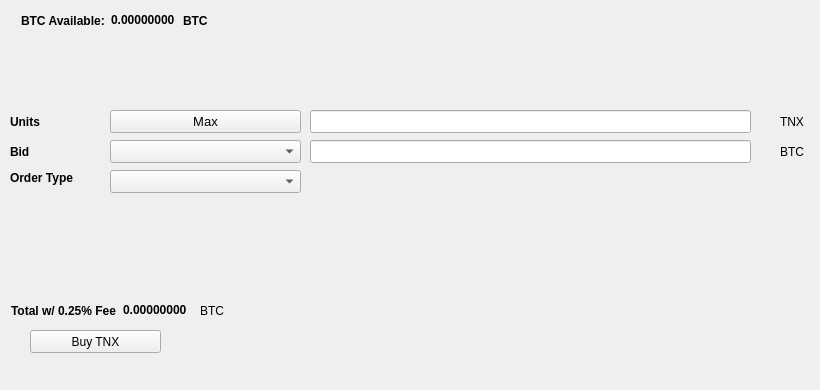
   <widget class="QWidget" name="BuyTab">
    <attribute name="title">
     <string>Buy</string>
    </attribute>
    <widget class="QPushButton" name="BuyTNX">
     <property name="geometry">
      <rect>
       <x>30</x>
       <y>330</y>
       <width>131</width>
       <height>23</height>
      </rect>
     </property>
     <property name="text">
      <string>Buy TNX</string>
     </property>
     <property name="icon">
      <iconset resource="../TNX.qrc">
       <normaloff>:/icons/bitcoin</normaloff>:/icons/bitcoin</iconset>
     </property>
    </widget>
    <widget class="QLabel" name="label_3">
     <property name="geometry">
      <rect>
       <x>10</x>
       <y>110</y>
       <width>46</width>
       <height>23</height>
      </rect>
     </property>
     <property name="font">
      <font>
       <weight>75</weight>
       <bold>true</bold>
      </font>
     </property>
     <property name="text">
      <string>Units</string>
     </property>
    </widget>
    <widget class="QLineEdit" name="UnitsInput">
     <property name="geometry">
      <rect>
       <x>310</x>
       <y>110</y>
       <width>441</width>
       <height>23</height>
      </rect>
     </property>
     <property name="font">
      <font>
       <pointsize>9</pointsize>
       <weight>75</weight>
       <bold>true</bold>
      </font>
     </property>
    </widget>
    <widget class="QLineEdit" name="BuyBidPriceEdit">
     <property name="geometry">
      <rect>
       <x>310</x>
       <y>140</y>
       <width>441</width>
       <height>23</height>
      </rect>
     </property>
     <property name="font">
      <font>
       <pointsize>9</pointsize>
       <weight>75</weight>
       <bold>true</bold>
      </font>
     </property>
    </widget>
    <widget class="QLabel" name="label_4">
     <property name="geometry">
      <rect>
       <x>780</x>
       <y>110</y>
       <width>31</width>
       <height>23</height>
      </rect>
     </property>
     <property name="text">
      <string>TNX</string>
     </property>
    </widget>
    <widget class="QLabel" name="label_5">
     <property name="geometry">
      <rect>
       <x>780</x>
       <y>140</y>
       <width>31</width>
       <height>23</height>
      </rect>
     </property>
     <property name="text">
      <string>BTC</string>
     </property>
    </widget>
    <widget class="QLabel" name="label_6">
     <property name="geometry">
      <rect>
       <x>10</x>
       <y>140</y>
       <width>46</width>
       <height>23</height>
      </rect>
     </property>
     <property name="font">
      <font>
       <weight>75</weight>
       <bold>true</bold>
      </font>
     </property>
     <property name="text">
      <string>Bid</string>
     </property>
    </widget>
    <widget class="QLabel" name="label_7">
     <property name="geometry">
      <rect>
       <x>10</x>
       <y>170</y>
       <width>91</width>
       <height>16</height>
      </rect>
     </property>
     <property name="font">
      <font>
       <weight>75</weight>
       <bold>true</bold>
      </font>
     </property>
     <property name="text">
      <string>Order Type</string>
     </property>
    </widget>
    <widget class="QPushButton" name="Buy_Max_Amount">
     <property name="geometry">
      <rect>
       <x>110</x>
       <y>110</y>
       <width>191</width>
       <height>23</height>
      </rect>
     </property>
     <property name="font">
      <font>
       <pointsize>10</pointsize>
      </font>
     </property>
     <property name="text">
      <string>Max</string>
     </property>
    </widget>
    <widget class="QComboBox" name="BuyBidcomboBox">
     <property name="geometry">
      <rect>
       <x>110</x>
       <y>140</y>
       <width>191</width>
       <height>23</height>
      </rect>
     </property>
     <property name="font">
      <font>
       <pointsize>10</pointsize>
      </font>
     </property>
    </widget>
    <widget class="QComboBox" name="buyOrdertypeCombo">
     <property name="geometry">
      <rect>
       <x>110</x>
       <y>170</y>
       <width>191</width>
       <height>23</height>
      </rect>
     </property>
     <property name="font">
      <font>
       <pointsize>10</pointsize>
      </font>
     </property>
    </widget>
    <widget class="QWidget" name="layoutWidget1">
     <property name="geometry">
      <rect>
       <x>21</x>
       <y>11</y>
       <width>227</width>
       <height>19</height>
      </rect>
     </property>
     <layout class="QHBoxLayout" name="horizontalLayout_3">
      <item>
       <widget class="QLabel" name="label232">
        <property name="font">
         <font>
          <weight>75</weight>
          <bold>true</bold>
         </font>
        </property>
        <property name="text">
         <string>BTC Available:</string>
        </property>
       </widget>
      </item>
      <item>
       <widget class="QLabel" name="BtcAvailableLbl">
        <property name="palette">
         <palette>
          <active>
           <colorrole role="WindowText">
            <brush brushstyle="SolidPattern">
             <color alpha="255">
              <red>0</red>
              <green>0</green>
              <blue>0</blue>
             </color>
            </brush>
           </colorrole>
           <colorrole role="Button">
            <brush brushstyle="SolidPattern">
             <color alpha="255">
              <red>0</red>
              <green>170</green>
              <blue>0</blue>
             </color>
            </brush>
           </colorrole>
           <colorrole role="Light">
            <brush brushstyle="SolidPattern">
             <color alpha="255">
              <red>0</red>
              <green>255</green>
              <blue>0</blue>
             </color>
            </brush>
           </colorrole>
           <colorrole role="Midlight">
            <brush brushstyle="SolidPattern">
             <color alpha="255">
              <red>0</red>
              <green>212</green>
              <blue>0</blue>
             </color>
            </brush>
           </colorrole>
           <colorrole role="Dark">
            <brush brushstyle="SolidPattern">
             <color alpha="255">
              <red>0</red>
              <green>85</green>
              <blue>0</blue>
             </color>
            </brush>
           </colorrole>
           <colorrole role="Mid">
            <brush brushstyle="SolidPattern">
             <color alpha="255">
              <red>0</red>
              <green>113</green>
              <blue>0</blue>
             </color>
            </brush>
           </colorrole>
           <colorrole role="Text">
            <brush brushstyle="SolidPattern">
             <color alpha="255">
              <red>0</red>
              <green>170</green>
              <blue>0</blue>
             </color>
            </brush>
           </colorrole>
           <colorrole role="BrightText">
            <brush brushstyle="SolidPattern">
             <color alpha="255">
              <red>255</red>
              <green>255</green>
              <blue>255</blue>
             </color>
            </brush>
           </colorrole>
           <colorrole role="ButtonText">
            <brush brushstyle="SolidPattern">
             <color alpha="255">
              <red>0</red>
              <green>0</green>
              <blue>0</blue>
             </color>
            </brush>
           </colorrole>
           <colorrole role="Base">
            <brush brushstyle="SolidPattern">
             <color alpha="255">
              <red>255</red>
              <green>255</green>
              <blue>255</blue>
             </color>
            </brush>
           </colorrole>
           <colorrole role="Window">
            <brush brushstyle="SolidPattern">
             <color alpha="255">
              <red>0</red>
              <green>170</green>
              <blue>0</blue>
             </color>
            </brush>
           </colorrole>
           <colorrole role="Shadow">
            <brush brushstyle="SolidPattern">
             <color alpha="255">
              <red>0</red>
              <green>0</green>
              <blue>0</blue>
             </color>
            </brush>
           </colorrole>
           <colorrole role="AlternateBase">
            <brush brushstyle="SolidPattern">
             <color alpha="255">
              <red>127</red>
              <green>212</green>
              <blue>127</blue>
             </color>
            </brush>
           </colorrole>
           <colorrole role="ToolTipBase">
            <brush brushstyle="SolidPattern">
             <color alpha="255">
              <red>255</red>
              <green>255</green>
              <blue>220</blue>
             </color>
            </brush>
           </colorrole>
           <colorrole role="ToolTipText">
            <brush brushstyle="SolidPattern">
             <color alpha="255">
              <red>0</red>
              <green>0</green>
              <blue>0</blue>
             </color>
            </brush>
           </colorrole>
          </active>
          <inactive>
           <colorrole role="WindowText">
            <brush brushstyle="SolidPattern">
             <color alpha="255">
              <red>0</red>
              <green>0</green>
              <blue>0</blue>
             </color>
            </brush>
           </colorrole>
           <colorrole role="Button">
            <brush brushstyle="SolidPattern">
             <color alpha="255">
              <red>0</red>
              <green>170</green>
              <blue>0</blue>
             </color>
            </brush>
           </colorrole>
           <colorrole role="Light">
            <brush brushstyle="SolidPattern">
             <color alpha="255">
              <red>0</red>
              <green>255</green>
              <blue>0</blue>
             </color>
            </brush>
           </colorrole>
           <colorrole role="Midlight">
            <brush brushstyle="SolidPattern">
             <color alpha="255">
              <red>0</red>
              <green>212</green>
              <blue>0</blue>
             </color>
            </brush>
           </colorrole>
           <colorrole role="Dark">
            <brush brushstyle="SolidPattern">
             <color alpha="255">
              <red>0</red>
              <green>85</green>
              <blue>0</blue>
             </color>
            </brush>
           </colorrole>
           <colorrole role="Mid">
            <brush brushstyle="SolidPattern">
             <color alpha="255">
              <red>0</red>
              <green>113</green>
              <blue>0</blue>
             </color>
            </brush>
           </colorrole>
           <colorrole role="Text">
            <brush brushstyle="SolidPattern">
             <color alpha="255">
              <red>0</red>
              <green>170</green>
              <blue>0</blue>
             </color>
            </brush>
           </colorrole>
           <colorrole role="BrightText">
            <brush brushstyle="SolidPattern">
             <color alpha="255">
              <red>255</red>
              <green>255</green>
              <blue>255</blue>
             </color>
            </brush>
           </colorrole>
           <colorrole role="ButtonText">
            <brush brushstyle="SolidPattern">
             <color alpha="255">
              <red>0</red>
              <green>0</green>
              <blue>0</blue>
             </color>
            </brush>
           </colorrole>
           <colorrole role="Base">
            <brush brushstyle="SolidPattern">
             <color alpha="255">
              <red>255</red>
              <green>255</green>
              <blue>255</blue>
             </color>
            </brush>
           </colorrole>
           <colorrole role="Window">
            <brush brushstyle="SolidPattern">
             <color alpha="255">
              <red>0</red>
              <green>170</green>
              <blue>0</blue>
             </color>
            </brush>
           </colorrole>
           <colorrole role="Shadow">
            <brush brushstyle="SolidPattern">
             <color alpha="255">
              <red>0</red>
              <green>0</green>
              <blue>0</blue>
             </color>
            </brush>
           </colorrole>
           <colorrole role="AlternateBase">
            <brush brushstyle="SolidPattern">
             <color alpha="255">
              <red>127</red>
              <green>212</green>
              <blue>127</blue>
             </color>
            </brush>
           </colorrole>
           <colorrole role="ToolTipBase">
            <brush brushstyle="SolidPattern">
             <color alpha="255">
              <red>255</red>
              <green>255</green>
              <blue>220</blue>
             </color>
            </brush>
           </colorrole>
           <colorrole role="ToolTipText">
            <brush brushstyle="SolidPattern">
             <color alpha="255">
              <red>0</red>
              <green>0</green>
              <blue>0</blue>
             </color>
            </brush>
           </colorrole>
          </inactive>
          <disabled>
           <colorrole role="WindowText">
            <brush brushstyle="SolidPattern">
             <color alpha="255">
              <red>0</red>
              <green>85</green>
              <blue>0</blue>
             </color>
            </brush>
           </colorrole>
           <colorrole role="Button">
            <brush brushstyle="SolidPattern">
             <color alpha="255">
              <red>0</red>
              <green>170</green>
              <blue>0</blue>
             </color>
            </brush>
           </colorrole>
           <colorrole role="Light">
            <brush brushstyle="SolidPattern">
             <color alpha="255">
              <red>0</red>
              <green>255</green>
              <blue>0</blue>
             </color>
            </brush>
           </colorrole>
           <colorrole role="Midlight">
            <brush brushstyle="SolidPattern">
             <color alpha="255">
              <red>0</red>
              <green>212</green>
              <blue>0</blue>
             </color>
            </brush>
           </colorrole>
           <colorrole role="Dark">
            <brush brushstyle="SolidPattern">
             <color alpha="255">
              <red>0</red>
              <green>85</green>
              <blue>0</blue>
             </color>
            </brush>
           </colorrole>
           <colorrole role="Mid">
            <brush brushstyle="SolidPattern">
             <color alpha="255">
              <red>0</red>
              <green>113</green>
              <blue>0</blue>
             </color>
            </brush>
           </colorrole>
           <colorrole role="Text">
            <brush brushstyle="SolidPattern">
             <color alpha="255">
              <red>0</red>
              <green>85</green>
              <blue>0</blue>
             </color>
            </brush>
           </colorrole>
           <colorrole role="BrightText">
            <brush brushstyle="SolidPattern">
             <color alpha="255">
              <red>255</red>
              <green>255</green>
              <blue>255</blue>
             </color>
            </brush>
           </colorrole>
           <colorrole role="ButtonText">
            <brush brushstyle="SolidPattern">
             <color alpha="255">
              <red>0</red>
              <green>85</green>
              <blue>0</blue>
             </color>
            </brush>
           </colorrole>
           <colorrole role="Base">
            <brush brushstyle="SolidPattern">
             <color alpha="255">
              <red>0</red>
              <green>170</green>
              <blue>0</blue>
             </color>
            </brush>
           </colorrole>
           <colorrole role="Window">
            <brush brushstyle="SolidPattern">
             <color alpha="255">
              <red>0</red>
              <green>170</green>
              <blue>0</blue>
             </color>
            </brush>
           </colorrole>
           <colorrole role="Shadow">
            <brush brushstyle="SolidPattern">
             <color alpha="255">
              <red>0</red>
              <green>0</green>
              <blue>0</blue>
             </color>
            </brush>
           </colorrole>
           <colorrole role="AlternateBase">
            <brush brushstyle="SolidPattern">
             <color alpha="255">
              <red>0</red>
              <green>170</green>
              <blue>0</blue>
             </color>
            </brush>
           </colorrole>
           <colorrole role="ToolTipBase">
            <brush brushstyle="SolidPattern">
             <color alpha="255">
              <red>255</red>
              <green>255</green>
              <blue>220</blue>
             </color>
            </brush>
           </colorrole>
           <colorrole role="ToolTipText">
            <brush brushstyle="SolidPattern">
             <color alpha="255">
              <red>0</red>
              <green>0</green>
              <blue>0</blue>
             </color>
            </brush>
           </colorrole>
          </disabled>
         </palette>
        </property>
        <property name="font">
         <font>
          <weight>75</weight>
          <bold>true</bold>
         </font>
        </property>
        <property name="text">
         <string>0.00000000</string>
        </property>
        <property name="textInteractionFlags">
         <set>Qt::LinksAccessibleByMouse|Qt::TextSelectableByKeyboard|Qt::TextSelectableByMouse</set>
        </property>
       </widget>
      </item>
      <item>
       <widget class="QLabel" name="BtcAvailableLbl_2">
        <property name="font">
         <font>
          <weight>75</weight>
          <bold>true</bold>
         </font>
        </property>
        <property name="text">
         <string>BTC</string>
        </property>
       </widget>
      </item>
     </layout>
    </widget>
    <widget class="QWidget" name="layoutWidge2">
     <property name="geometry">
      <rect>
       <x>11</x>
       <y>301</y>
       <width>259</width>
       <height>19</height>
      </rect>
     </property>
     <layout class="QHBoxLayout" name="horizontalLayout_4">
      <item>
       <widget class="QLabel" name="label_9">
        <property name="font">
         <font>
          <weight>75</weight>
          <bold>true</bold>
         </font>
        </property>
        <property name="text">
         <string>Total w/ 0.25% Fee</string>
        </property>
       </widget>
      </item>
      <item>
       <widget class="QLabel" name="BuyCostLabel">
        <property name="palette">
         <palette>
          <active>
           <colorrole role="WindowText">
            <brush brushstyle="SolidPattern">
             <color alpha="255">
              <red>0</red>
              <green>0</green>
              <blue>0</blue>
             </color>
            </brush>
           </colorrole>
           <colorrole role="Button">
            <brush brushstyle="SolidPattern">
             <color alpha="255">
              <red>0</red>
              <green>170</green>
              <blue>0</blue>
             </color>
            </brush>
           </colorrole>
           <colorrole role="Light">
            <brush brushstyle="SolidPattern">
             <color alpha="255">
              <red>0</red>
              <green>255</green>
              <blue>0</blue>
             </color>
            </brush>
           </colorrole>
           <colorrole role="Midlight">
            <brush brushstyle="SolidPattern">
             <color alpha="255">
              <red>0</red>
              <green>212</green>
              <blue>0</blue>
             </color>
            </brush>
           </colorrole>
           <colorrole role="Dark">
            <brush brushstyle="SolidPattern">
             <color alpha="255">
              <red>0</red>
              <green>85</green>
              <blue>0</blue>
             </color>
            </brush>
           </colorrole>
           <colorrole role="Mid">
            <brush brushstyle="SolidPattern">
             <color alpha="255">
              <red>0</red>
              <green>113</green>
              <blue>0</blue>
             </color>
            </brush>
           </colorrole>
           <colorrole role="Text">
            <brush brushstyle="SolidPattern">
             <color alpha="255">
              <red>0</red>
              <green>170</green>
              <blue>0</blue>
             </color>
            </brush>
           </colorrole>
           <colorrole role="BrightText">
            <brush brushstyle="SolidPattern">
             <color alpha="255">
              <red>255</red>
              <green>255</green>
              <blue>255</blue>
             </color>
            </brush>
           </colorrole>
           <colorrole role="ButtonText">
            <brush brushstyle="SolidPattern">
             <color alpha="255">
              <red>0</red>
              <green>0</green>
              <blue>0</blue>
             </color>
            </brush>
           </colorrole>
           <colorrole role="Base">
            <brush brushstyle="SolidPattern">
             <color alpha="255">
              <red>255</red>
              <green>255</green>
              <blue>255</blue>
             </color>
            </brush>
           </colorrole>
           <colorrole role="Window">
            <brush brushstyle="SolidPattern">
             <color alpha="255">
              <red>0</red>
              <green>170</green>
              <blue>0</blue>
             </color>
            </brush>
           </colorrole>
           <colorrole role="Shadow">
            <brush brushstyle="SolidPattern">
             <color alpha="255">
              <red>0</red>
              <green>0</green>
              <blue>0</blue>
             </color>
            </brush>
           </colorrole>
           <colorrole role="AlternateBase">
            <brush brushstyle="SolidPattern">
             <color alpha="255">
              <red>127</red>
              <green>212</green>
              <blue>127</blue>
             </color>
            </brush>
           </colorrole>
           <colorrole role="ToolTipBase">
            <brush brushstyle="SolidPattern">
             <color alpha="255">
              <red>255</red>
              <green>255</green>
              <blue>220</blue>
             </color>
            </brush>
           </colorrole>
           <colorrole role="ToolTipText">
            <brush brushstyle="SolidPattern">
             <color alpha="255">
              <red>0</red>
              <green>0</green>
              <blue>0</blue>
             </color>
            </brush>
           </colorrole>
          </active>
          <inactive>
           <colorrole role="WindowText">
            <brush brushstyle="SolidPattern">
             <color alpha="255">
              <red>0</red>
              <green>0</green>
              <blue>0</blue>
             </color>
            </brush>
           </colorrole>
           <colorrole role="Button">
            <brush brushstyle="SolidPattern">
             <color alpha="255">
              <red>0</red>
              <green>170</green>
              <blue>0</blue>
             </color>
            </brush>
           </colorrole>
           <colorrole role="Light">
            <brush brushstyle="SolidPattern">
             <color alpha="255">
              <red>0</red>
              <green>255</green>
              <blue>0</blue>
             </color>
            </brush>
           </colorrole>
           <colorrole role="Midlight">
            <brush brushstyle="SolidPattern">
             <color alpha="255">
              <red>0</red>
              <green>212</green>
              <blue>0</blue>
             </color>
            </brush>
           </colorrole>
           <colorrole role="Dark">
            <brush brushstyle="SolidPattern">
             <color alpha="255">
              <red>0</red>
              <green>85</green>
              <blue>0</blue>
             </color>
            </brush>
           </colorrole>
           <colorrole role="Mid">
            <brush brushstyle="SolidPattern">
             <color alpha="255">
              <red>0</red>
              <green>113</green>
              <blue>0</blue>
             </color>
            </brush>
           </colorrole>
           <colorrole role="Text">
            <brush brushstyle="SolidPattern">
             <color alpha="255">
              <red>0</red>
              <green>170</green>
              <blue>0</blue>
             </color>
            </brush>
           </colorrole>
           <colorrole role="BrightText">
            <brush brushstyle="SolidPattern">
             <color alpha="255">
              <red>255</red>
              <green>255</green>
              <blue>255</blue>
             </color>
            </brush>
           </colorrole>
           <colorrole role="ButtonText">
            <brush brushstyle="SolidPattern">
             <color alpha="255">
              <red>0</red>
              <green>0</green>
              <blue>0</blue>
             </color>
            </brush>
           </colorrole>
           <colorrole role="Base">
            <brush brushstyle="SolidPattern">
             <color alpha="255">
              <red>255</red>
              <green>255</green>
              <blue>255</blue>
             </color>
            </brush>
           </colorrole>
           <colorrole role="Window">
            <brush brushstyle="SolidPattern">
             <color alpha="255">
              <red>0</red>
              <green>170</green>
              <blue>0</blue>
             </color>
            </brush>
           </colorrole>
           <colorrole role="Shadow">
            <brush brushstyle="SolidPattern">
             <color alpha="255">
              <red>0</red>
              <green>0</green>
              <blue>0</blue>
             </color>
            </brush>
           </colorrole>
           <colorrole role="AlternateBase">
            <brush brushstyle="SolidPattern">
             <color alpha="255">
              <red>127</red>
              <green>212</green>
              <blue>127</blue>
             </color>
            </brush>
           </colorrole>
           <colorrole role="ToolTipBase">
            <brush brushstyle="SolidPattern">
             <color alpha="255">
              <red>255</red>
              <green>255</green>
              <blue>220</blue>
             </color>
            </brush>
           </colorrole>
           <colorrole role="ToolTipText">
            <brush brushstyle="SolidPattern">
             <color alpha="255">
              <red>0</red>
              <green>0</green>
              <blue>0</blue>
             </color>
            </brush>
           </colorrole>
          </inactive>
          <disabled>
           <colorrole role="WindowText">
            <brush brushstyle="SolidPattern">
             <color alpha="255">
              <red>0</red>
              <green>85</green>
              <blue>0</blue>
             </color>
            </brush>
           </colorrole>
           <colorrole role="Button">
            <brush brushstyle="SolidPattern">
             <color alpha="255">
              <red>0</red>
              <green>170</green>
              <blue>0</blue>
             </color>
            </brush>
           </colorrole>
           <colorrole role="Light">
            <brush brushstyle="SolidPattern">
             <color alpha="255">
              <red>0</red>
              <green>255</green>
              <blue>0</blue>
             </color>
            </brush>
           </colorrole>
           <colorrole role="Midlight">
            <brush brushstyle="SolidPattern">
             <color alpha="255">
              <red>0</red>
              <green>212</green>
              <blue>0</blue>
             </color>
            </brush>
           </colorrole>
           <colorrole role="Dark">
            <brush brushstyle="SolidPattern">
             <color alpha="255">
              <red>0</red>
              <green>85</green>
              <blue>0</blue>
             </color>
            </brush>
           </colorrole>
           <colorrole role="Mid">
            <brush brushstyle="SolidPattern">
             <color alpha="255">
              <red>0</red>
              <green>113</green>
              <blue>0</blue>
             </color>
            </brush>
           </colorrole>
           <colorrole role="Text">
            <brush brushstyle="SolidPattern">
             <color alpha="255">
              <red>0</red>
              <green>85</green>
              <blue>0</blue>
             </color>
            </brush>
           </colorrole>
           <colorrole role="BrightText">
            <brush brushstyle="SolidPattern">
             <color alpha="255">
              <red>255</red>
              <green>255</green>
              <blue>255</blue>
             </color>
            </brush>
           </colorrole>
           <colorrole role="ButtonText">
            <brush brushstyle="SolidPattern">
             <color alpha="255">
              <red>0</red>
              <green>85</green>
              <blue>0</blue>
             </color>
            </brush>
           </colorrole>
           <colorrole role="Base">
            <brush brushstyle="SolidPattern">
             <color alpha="255">
              <red>0</red>
              <green>170</green>
              <blue>0</blue>
             </color>
            </brush>
           </colorrole>
           <colorrole role="Window">
            <brush brushstyle="SolidPattern">
             <color alpha="255">
              <red>0</red>
              <green>170</green>
              <blue>0</blue>
             </color>
            </brush>
           </colorrole>
           <colorrole role="Shadow">
            <brush brushstyle="SolidPattern">
             <color alpha="255">
              <red>0</red>
              <green>0</green>
              <blue>0</blue>
             </color>
            </brush>
           </colorrole>
           <colorrole role="AlternateBase">
            <brush brushstyle="SolidPattern">
             <color alpha="255">
              <red>0</red>
              <green>170</green>
              <blue>0</blue>
             </color>
            </brush>
           </colorrole>
           <colorrole role="ToolTipBase">
            <brush brushstyle="SolidPattern">
             <color alpha="255">
              <red>255</red>
              <green>255</green>
              <blue>220</blue>
             </color>
            </brush>
           </colorrole>
           <colorrole role="ToolTipText">
            <brush brushstyle="SolidPattern">
             <color alpha="255">
              <red>0</red>
              <green>0</green>
              <blue>0</blue>
             </color>
            </brush>
           </colorrole>
          </disabled>
         </palette>
        </property>
        <property name="font">
         <font>
          <weight>75</weight>
          <bold>true</bold>
         </font>
        </property>
        <property name="autoFillBackground">
         <bool>false</bool>
        </property>
        <property name="text">
         <string>0.00000000</string>
        </property>
        <property name="textInteractionFlags">
         <set>Qt::LinksAccessibleByMouse|Qt::TextSelectableByMouse</set>
        </property>
       </widget>
      </item>
      <item>
       <widget class="QLabel" name="label_10">
        <property name="font">
         <font>
          <weight>50</weight>
          <bold>false</bold>
         </font>
        </property>
        <property name="text">
         <string>BTC</string>
        </property>
       </widget>
      </item>
     </layout>
    </widget>
    <widget class="QLabel" name="label_24">
     <property name="geometry">
      <rect>
       <x>460</x>
       <y>300</y>
       <width>281</width>
       <height>81</height>
      </rect>
     </property>
     <property name="text">
      <string/>
     </property>
     <property name="pixmap">
      <pixmap>:/images/bittrex</pixmap>
     </property>
    </widget>
   </widget>
